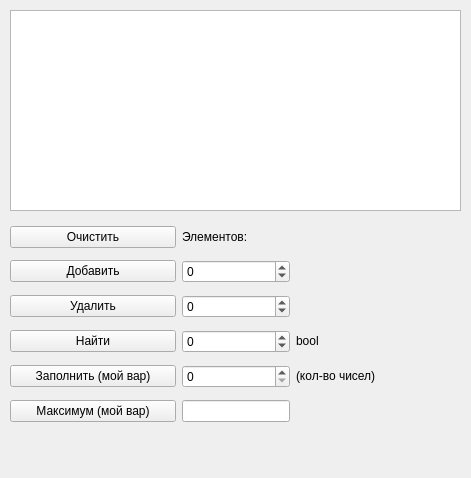
<?xml version="1.0" encoding="UTF-8"?>
<ui version="4.0">
 <class>MainWindow</class>
 <widget class="QMainWindow" name="MainWindow">
  <property name="geometry">
   <rect>
    <x>0</x>
    <y>0</y>
    <width>471</width>
    <height>478</height>
   </rect>
  </property>
  <property name="windowTitle">
   <string>MainWindow</string>
  </property>
  <widget class="QWidget" name="centralwidget">
   <widget class="QTableView" name="tableView">
    <property name="geometry">
     <rect>
      <x>10</x>
      <y>10</y>
      <width>451</width>
      <height>201</height>
     </rect>
    </property>
   </widget>
   <widget class="QWidget" name="gridLayoutWidget">
    <property name="geometry">
     <rect>
      <x>10</x>
      <y>220</y>
      <width>451</width>
      <height>211</height>
     </rect>
    </property>
    <layout class="QGridLayout" name="gridLayout">
     <item row="5" column="1">
      <widget class="QLineEdit" name="maxLine">
       <property name="sizePolicy">
        <sizepolicy hsizetype="Fixed" vsizetype="Fixed">
         <horstretch>0</horstretch>
         <verstretch>0</verstretch>
        </sizepolicy>
       </property>
       <property name="readOnly">
        <bool>true</bool>
       </property>
      </widget>
     </item>
     <item row="3" column="0">
      <widget class="QPushButton" name="findButton">
       <property name="text">
        <string>Найти</string>
       </property>
      </widget>
     </item>
     <item row="4" column="1">
      <widget class="QSpinBox" name="fillSpinBox">
       <property name="sizePolicy">
        <sizepolicy hsizetype="Minimum" vsizetype="Preferred">
         <horstretch>0</horstretch>
         <verstretch>0</verstretch>
        </sizepolicy>
       </property>
       <property name="minimum">
        <number>0</number>
       </property>
       <property name="maximum">
        <number>1000</number>
       </property>
      </widget>
     </item>
     <item row="4" column="0">
      <widget class="QPushButton" name="fillButton">
       <property name="text">
        <string>Заполнить (мой вар)</string>
       </property>
      </widget>
     </item>
     <item row="5" column="0">
      <widget class="QPushButton" name="maxButton">
       <property name="text">
        <string>Максимум (мой вар)</string>
       </property>
      </widget>
     </item>
     <item row="3" column="2">
      <widget class="QLabel" name="findLabel">
       <property name="sizePolicy">
        <sizepolicy hsizetype="Preferred" vsizetype="Fixed">
         <horstretch>0</horstretch>
         <verstretch>0</verstretch>
        </sizepolicy>
       </property>
       <property name="text">
        <string>bool</string>
       </property>
      </widget>
     </item>
     <item row="1" column="1">
      <widget class="QSpinBox" name="addSpinBox">
       <property name="sizePolicy">
        <sizepolicy hsizetype="Minimum" vsizetype="Preferred">
         <horstretch>0</horstretch>
         <verstretch>0</verstretch>
        </sizepolicy>
       </property>
       <property name="minimum">
        <number>-2000000000</number>
       </property>
       <property name="maximum">
        <number>2000000000</number>
       </property>
      </widget>
     </item>
     <item row="1" column="0">
      <widget class="QPushButton" name="addButton">
       <property name="text">
        <string>Добавить</string>
       </property>
      </widget>
     </item>
     <item row="3" column="1">
      <widget class="QSpinBox" name="findSpinBox">
       <property name="sizePolicy">
        <sizepolicy hsizetype="Minimum" vsizetype="Preferred">
         <horstretch>0</horstretch>
         <verstretch>0</verstretch>
        </sizepolicy>
       </property>
       <property name="minimum">
        <number>-2000000000</number>
       </property>
       <property name="maximum">
        <number>2000000000</number>
       </property>
      </widget>
     </item>
     <item row="4" column="2">
      <widget class="QLabel" name="findLabel_2">
       <property name="sizePolicy">
        <sizepolicy hsizetype="Preferred" vsizetype="Fixed">
         <horstretch>0</horstretch>
         <verstretch>0</verstretch>
        </sizepolicy>
       </property>
       <property name="text">
        <string>(кол-во чисел)</string>
       </property>
      </widget>
     </item>
     <item row="2" column="1">
      <widget class="QSpinBox" name="deleteSpinBox">
       <property name="sizePolicy">
        <sizepolicy hsizetype="Minimum" vsizetype="Preferred">
         <horstretch>0</horstretch>
         <verstretch>0</verstretch>
        </sizepolicy>
       </property>
       <property name="minimum">
        <number>-2000000000</number>
       </property>
       <property name="maximum">
        <number>2000000000</number>
       </property>
      </widget>
     </item>
     <item row="2" column="0">
      <widget class="QPushButton" name="deleteButton">
       <property name="text">
        <string>Удалить</string>
       </property>
      </widget>
     </item>
     <item row="0" column="0">
      <widget class="QPushButton" name="clearButton">
       <property name="text">
        <string>Очистить</string>
       </property>
      </widget>
     </item>
     <item row="0" column="1">
      <layout class="QHBoxLayout" name="horizontalLayout">
       <item>
        <widget class="QLabel" name="label">
         <property name="text">
          <string>Элементов:</string>
         </property>
        </widget>
       </item>
       <item>
        <widget class="QLabel" name="amountLabel">
         <property name="text">
          <string/>
         </property>
        </widget>
       </item>
      </layout>
     </item>
    </layout>
   </widget>
  </widget>
  <widget class="QMenuBar" name="menubar">
   <property name="geometry">
    <rect>
     <x>0</x>
     <y>0</y>
     <width>471</width>
     <height>25</height>
    </rect>
   </property>
  </widget>
 </widget>
 <resources/>
 <connections/>
</ui>
